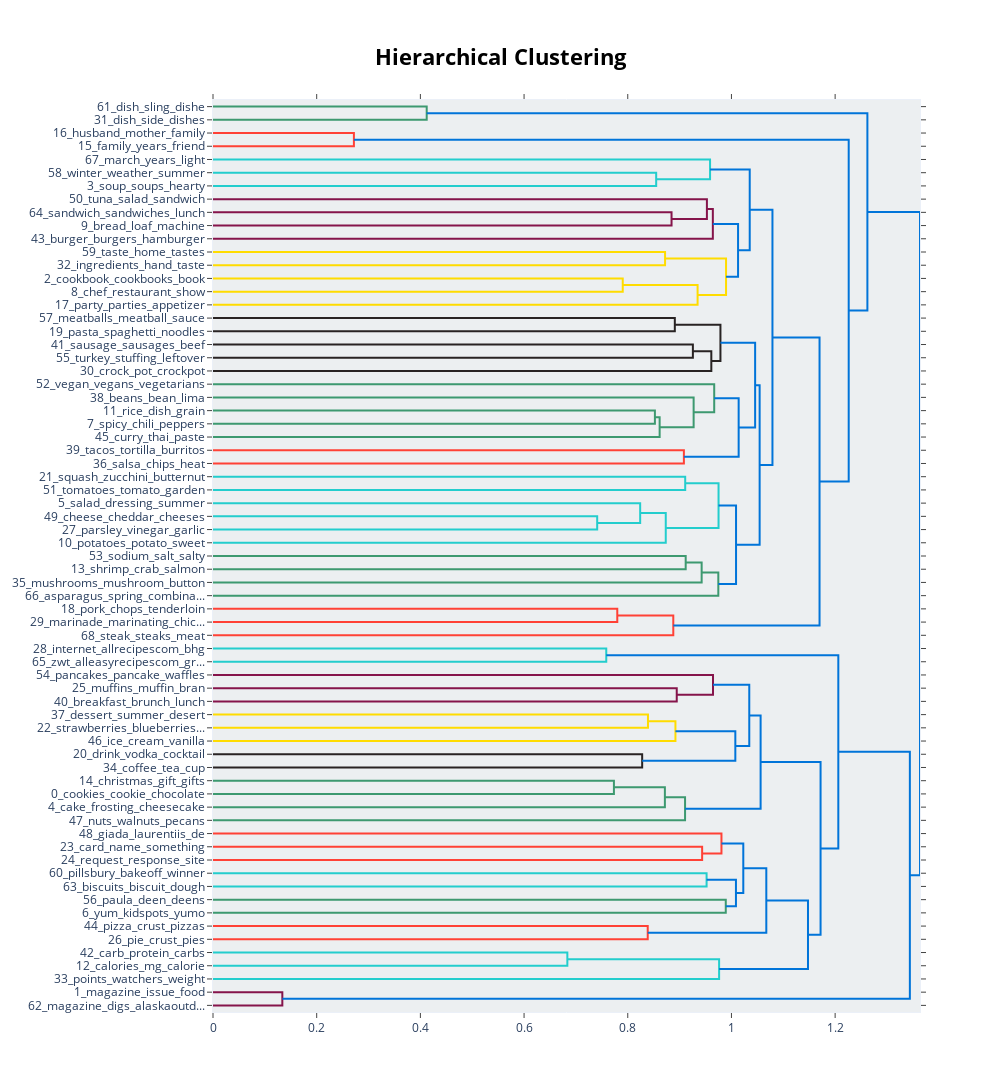

Notebook cell for this chart:
### Code cell
# Visualisation des hiérarchies entre les topics
topic_model.visualize_hierarchy()

### Figure 1 — Plotly figure (JSON) as saved in the notebook; plotly's stock layout.template omitted (floating-point values rounded to 4 significant figures)
{"data": [{"hoverinfo": "text", "marker": {"color": "rgb(61,153,112)"}, "mode": "lines", "type": "scatter", "x": [0, 0.4122, 0.4122, 0], "xaxis": "x", "y": [-5, -5, -15, -15], "yaxis": "y"}, {"hoverinfo": "text", "marker": {"color": "rgb(255,65,54)"}, "mode": "lines", "type": "scatter", "x": [0, 0.2718, 0.2718, 0], "xaxis": "x", "y": [-25, -25, -35, -35], "yaxis": "y"}, {"hoverinfo": "text", "marker": {"color": "rgb(35,205,205)"}, "mode": "lines", "type": "scatter", "x": [0, 0.8548, 0.8548, 0], "xaxis": "x", "y": [-55, -55, -65, -65], "yaxis": "y"}, {"hoverinfo": "text", "marker": {"color": "rgb(35,205,205)"}, "mode": "lines", "type": "scatter", "x": [0, 0.9588, 0.9588, 0.8548], "xaxis": "x", "y": [-45, -45, -60, -60], "yaxis": "y"}, {"hoverinfo": "text", "marker": {"color": "rgb(133,20,75)"}, "mode": "lines", "type": "scatter", "x": [0, 0.8845, 0.8845, 0], "xaxis": "x", "y": [-85, -85, -95, -95], "yaxis": "y"}, {"hoverinfo": "text", "marker": {"color": "rgb(133,20,75)"}, "mode": "lines", "type": "scatter", "x": [0, 0.9527, 0.9527, 0.8845], "xaxis": "x", "y": [-75, -75, -90, -90], "yaxis": "y"}, {"hoverinfo": "text", "marker": {"color": "rgb(133,20,75)"}, "mode": "lines", "type": "scatter", "x": [0.9527, 0.9641, 0.9641, 0], "xaxis": "x", "y": [-82.5, -82.5, -105, -105], "yaxis": "y"}, {"hoverinfo": "text", "marker": {"color": "rgb(255,220,0)"}, "mode": "lines", "type": "scatter", "x": [0, 0.872, 0.872, 0], "xaxis": "x", "y": [-115, -115, -125, -125], "yaxis": "y"}, {"hoverinfo": "text", "marker": {"color": "rgb(255,220,0)"}, "mode": "lines", "type": "scatter", "x": [0, 0.7903, 0.7903, 0], "xaxis": "x", "y": [-135, -135, -145, -145], "yaxis": "y"}, {"hoverinfo": "text", "marker": {"color": "rgb(255,220,0)"}, "mode": "lines", "type": "scatter", "x": [0.7903, 0.9347, 0.9347, 0], "xaxis": "x", "y": [-140, -140, -155, -155], "yaxis": "y"}, {"hoverinfo": "text", "marker": {"color": "rgb(255,220,0)"}, "mode": "lines", "type": "scatter", "x": [0.872, 0.9896, 0.9896, 0.9347], "xaxis": "x", "y": [-120, -120, -147.5, -147.5], "yaxis": "y"}, {"hoverinfo": "text", "marker": {"color": "rgb(0,116,217)"}, "mode": "lines", "type": "scatter", "x": [0.9641, 1.013, 1.013, 0.9896], "xaxis": "x", "y": [-93.75, -93.75, -133.8, -133.8], "yaxis": "y"}, {"hoverinfo": "text", "marker": {"color": "rgb(0,116,217)"}, "mode": "lines", "type": "scatter", "x": [0.9588, 1.035, 1.035, 1.013], "xaxis": "x", "y": [-52.5, -52.5, -113.8, -113.8], "yaxis": "y"}, {"hoverinfo": "text", "marker": {"color": "rgb(40,35,35)"}, "mode": "lines", "type": "scatter", "x": [0, 0.8908, 0.8908, 0], "xaxis": "x", "y": [-165, -165, -175, -175], "yaxis": "y"}, {"hoverinfo": "text", "marker": {"color": "rgb(40,35,35)"}, "mode": "lines", "type": "scatter", "x": [0, 0.9256, 0.9256, 0], "xaxis": "x", "y": [-185, -185, -195, -195], "yaxis": "y"}, {"hoverinfo": "text", "marker": {"color": "rgb(40,35,35)"}, "mode": "lines", "type": "scatter", "x": [0.9256, 0.9612, 0.9612, 0], "xaxis": "x", "y": [-190, -190, -205, -205], "yaxis": "y"}, {"hoverinfo": "text", "marker": {"color": "rgb(40,35,35)"}, "mode": "lines", "type": "scatter", "x": [0.8908, 0.9788, 0.9788, 0.9612], "xaxis": "x", "y": [-170, -170, -197.5, -197.5], "yaxis": "y"}, {"hoverinfo": "text", "marker": {"color": "rgb(61,153,112)"}, "mode": "lines", "type": "scatter", "x": [0, 0.8524, 0.8524, 0], "xaxis": "x", "y": [-235, -235, -245, -245], "yaxis": "y"}, {"hoverinfo": "text", "marker": {"color": "rgb(61,153,112)"}, "mode": "lines", "type": "scatter", "x": [0.8524, 0.8615, 0.8615, 0], "xaxis": "x", "y": [-240, -240, -255, -255], "yaxis": "y"}, {"hoverinfo": "text", "marker": {"color": "rgb(61,153,112)"}, "mode": "lines", "type": "scatter", "x": [0, 0.9271, 0.9271, 0.8615], "xaxis": "x", "y": [-225, -225, -247.5, -247.5], "yaxis": "y"}, {"hoverinfo": "text", "marker": {"color": "rgb(61,153,112)"}, "mode": "lines", "type": "scatter", "x": [0, 0.9668, 0.9668, 0.9271], "xaxis": "x", "y": [-215, -215, -236.2, -236.2], "yaxis": "y"}, {"hoverinfo": "text", "marker": {"color": "rgb(255,65,54)"}, "mode": "lines", "type": "scatter", "x": [0, 0.9083, 0.9083, 0], "xaxis": "x", "y": [-265, -265, -275, -275], "yaxis": "y"}, {"hoverinfo": "text", "marker": {"color": "rgb(0,116,217)"}, "mode": "lines", "type": "scatter", "x": [0.9668, 1.014, 1.014, 0.9083], "xaxis": "x", "y": [-225.6, -225.6, -270, -270], "yaxis": "y"}, {"hoverinfo": "text", "marker": {"color": "rgb(0,116,217)"}, "mode": "lines", "type": "scatter", "x": [0.9788, 1.046, 1.046, 1.014], "xaxis": "x", "y": [-183.8, -183.8, -247.8, -247.8], "yaxis": "y"}, {"hoverinfo": "text", "marker": {"color": "rgb(35,205,205)"}, "mode": "lines", "type": "scatter", "x": [0, 0.9108, 0.9108, 0], "xaxis": "x", "y": [-285, -285, -295, -295], "yaxis": "y"}, {"hoverinfo": "text", "marker": {"color": "rgb(35,205,205)"}, "mode": "lines", "type": "scatter", "x": [0, 0.741, 0.741, 0], "xaxis": "x", "y": [-315, -315, -325, -325], "yaxis": "y"}, {"hoverinfo": "text", "marker": {"color": "rgb(35,205,205)"}, "mode": "lines", "type": "scatter", "x": [0, 0.8239, 0.8239, 0.741], "xaxis": "x", "y": [-305, -305, -320, -320], "yaxis": "y"}, {"hoverinfo": "text", "marker": {"color": "rgb(35,205,205)"}, "mode": "lines", "type": "scatter", "x": [0.8239, 0.8733, 0.8733, 0], "xaxis": "x", "y": [-312.5, -312.5, -335, -335], "yaxis": "y"}, {"hoverinfo": "text", "marker": {"color": "rgb(35,205,205)"}, "mode": "lines", "type": "scatter", "x": [0.9108, 0.9751, 0.9751, 0.8733], "xaxis": "x", "y": [-290, -290, -323.8, -323.8], "yaxis": "y"}, {"hoverinfo": "text", "marker": {"color": "rgb(61,153,112)"}, "mode": "lines", "type": "scatter", "x": [0, 0.9118, 0.9118, 0], "xaxis": "x", "y": [-345, -345, -355, -355], "yaxis": "y"}, {"hoverinfo": "text", "marker": {"color": "rgb(61,153,112)"}, "mode": "lines", "type": "scatter", "x": [0.9118, 0.9425, 0.9425, 0], "xaxis": "x", "y": [-350, -350, -365, -365], "yaxis": "y"}, {"hoverinfo": "text", "marker": {"color": "rgb(61,153,112)"}, "mode": "lines", "type": "scatter", "x": [0.9425, 0.9747, 0.9747, 0], "xaxis": "x", "y": [-357.5, -357.5, -375, -375], "yaxis": "y"}, {"hoverinfo": "text", "marker": {"color": "rgb(0,116,217)"}, "mode": "lines", "type": "scatter", "x": [0.9751, 1.009, 1.009, 0.9747], "xaxis": "x", "y": [-306.9, -306.9, -366.2, -366.2], "yaxis": "y"}, {"hoverinfo": "text", "marker": {"color": "rgb(0,116,217)"}, "mode": "lines", "type": "scatter", "x": [1.046, 1.054, 1.054, 1.009], "xaxis": "x", "y": [-215.8, -215.8, -336.6, -336.6], "yaxis": "y"}, {"hoverinfo": "text", "marker": {"color": "rgb(0,116,217)"}, "mode": "lines", "type": "scatter", "x": [1.035, 1.079, 1.079, 1.054], "xaxis": "x", "y": [-83.12, -83.12, -276.2, -276.2], "yaxis": "y"}, {"hoverinfo": "text", "marker": {"color": "rgb(255,65,54)"}, "mode": "lines", "type": "scatter", "x": [0, 0.7798, 0.7798, 0], "xaxis": "x", "y": [-385, -385, -395, -395], "yaxis": "y"}, {"hoverinfo": "text", "marker": {"color": "rgb(255,65,54)"}, "mode": "lines", "type": "scatter", "x": [0.7798, 0.8878, 0.8878, 0], "xaxis": "x", "y": [-390, -390, -405, -405], "yaxis": "y"}, {"hoverinfo": "text", "marker": {"color": "rgb(0,116,217)"}, "mode": "lines", "type": "scatter", "x": [1.079, 1.17, 1.17, 0.8878], "xaxis": "x", "y": [-179.6, -179.6, -397.5, -397.5], "yaxis": "y"}, {"hoverinfo": "text", "marker": {"color": "rgb(0,116,217)"}, "mode": "lines", "type": "scatter", "x": [0.2718, 1.226, 1.226, 1.17], "xaxis": "x", "y": [-30, -30, -288.6, -288.6], "yaxis": "y"}, {"hoverinfo": "text", "marker": {"color": "rgb(0,116,217)"}, "mode": "lines", "type": "scatter", "x": [0.4122, 1.262, 1.262, 1.226], "xaxis": "x", "y": [-10, -10, -159.3, -159.3], "yaxis": "y"}, {"hoverinfo": "text", "marker": {"color": "rgb(35,205,205)"}, "mode": "lines", "type": "scatter", "x": [0, 0.7585, 0.7585, 0], "xaxis": "x", "y": [-415, -415, -425, -425], "yaxis": "y"}, {"hoverinfo": "text", "marker": {"color": "rgb(133,20,75)"}, "mode": "lines", "type": "scatter", "x": [0, 0.8945, 0.8945, 0], "xaxis": "x", "y": [-445, -445, -455, -455], "yaxis": "y"}, {"hoverinfo": "text", "marker": {"color": "rgb(133,20,75)"}, "mode": "lines", "type": "scatter", "x": [0, 0.9644, 0.9644, 0.8945], "xaxis": "x", "y": [-435, -435, -450, -450], "yaxis": "y"}, {"hoverinfo": "text", "marker": {"color": "rgb(255,220,0)"}, "mode": "lines", "type": "scatter", "x": [0, 0.839, 0.839, 0], "xaxis": "x", "y": [-465, -465, -475, -475], "yaxis": "y"}, {"hoverinfo": "text", "marker": {"color": "rgb(255,220,0)"}, "mode": "lines", "type": "scatter", "x": [0.839, 0.892, 0.892, 0], "xaxis": "x", "y": [-470, -470, -485, -485], "yaxis": "y"}, {"hoverinfo": "text", "marker": {"color": "rgb(40,35,35)"}, "mode": "lines", "type": "scatter", "x": [0, 0.8278, 0.8278, 0], "xaxis": "x", "y": [-495, -495, -505, -505], "yaxis": "y"}, {"hoverinfo": "text", "marker": {"color": "rgb(0,116,217)"}, "mode": "lines", "type": "scatter", "x": [0.892, 1.007, 1.007, 0.8278], "xaxis": "x", "y": [-477.5, -477.5, -500, -500], "yaxis": "y"}, {"hoverinfo": "text", "marker": {"color": "rgb(0,116,217)"}, "mode": "lines", "type": "scatter", "x": [0.9644, 1.034, 1.034, 1.007], "xaxis": "x", "y": [-442.5, -442.5, -488.8, -488.8], "yaxis": "y"}, {"hoverinfo": "text", "marker": {"color": "rgb(61,153,112)"}, "mode": "lines", "type": "scatter", "x": [0, 0.7733, 0.7733, 0], "xaxis": "x", "y": [-515, -515, -525, -525], "yaxis": "y"}, {"hoverinfo": "text", "marker": {"color": "rgb(61,153,112)"}, "mode": "lines", "type": "scatter", "x": [0.7733, 0.8716, 0.8716, 0], "xaxis": "x", "y": [-520, -520, -535, -535], "yaxis": "y"}, {"hoverinfo": "text", "marker": {"color": "rgb(61,153,112)"}, "mode": "lines", "type": "scatter", "x": [0.8716, 0.9105, 0.9105, 0], "xaxis": "x", "y": [-527.5, -527.5, -545, -545], "yaxis": "y"}, {"hoverinfo": "text", "marker": {"color": "rgb(0,116,217)"}, "mode": "lines", "type": "scatter", "x": [1.034, 1.056, 1.056, 0.9105], "xaxis": "x", "y": [-465.6, -465.6, -536.2, -536.2], "yaxis": "y"}, {"hoverinfo": "text", "marker": {"color": "rgb(255,65,54)"}, "mode": "lines", "type": "scatter", "x": [0, 0.9435, 0.9435, 0], "xaxis": "x", "y": [-565, -565, -575, -575], "yaxis": "y"}, {"hoverinfo": "text", "marker": {"color": "rgb(255,65,54)"}, "mode": "lines", "type": "scatter", "x": [0, 0.9807, 0.9807, 0.9435], "xaxis": "x", "y": [-555, -555, -570, -570], "yaxis": "y"}, {"hoverinfo": "text", "marker": {"color": "rgb(35,205,205)"}, "mode": "lines", "type": "scatter", "x": [0, 0.9521, 0.9521, 0], "xaxis": "x", "y": [-585, -585, -595, -595], "yaxis": "y"}, {"hoverinfo": "text", "marker": {"color": "rgb(61,153,112)"}, "mode": "lines", "type": "scatter", "x": [0, 0.9891, 0.9891, 0], "xaxis": "x", "y": [-605, -605, -615, -615], "yaxis": "y"}, {"hoverinfo": "text", "marker": {"color": "rgb(0,116,217)"}, "mode": "lines", "type": "scatter", "x": [0.9521, 1.009, 1.009, 0.9891], "xaxis": "x", "y": [-590, -590, -610, -610], "yaxis": "y"}, {"hoverinfo": "text", "marker": {"color": "rgb(0,116,217)"}, "mode": "lines", "type": "scatter", "x": [0.9807, 1.023, 1.023, 1.009], "xaxis": "x", "y": [-562.5, -562.5, -600, -600], "yaxis": "y"}, {"hoverinfo": "text", "marker": {"color": "rgb(255,65,54)"}, "mode": "lines", "type": "scatter", "x": [0, 0.8385, 0.8385, 0], "xaxis": "x", "y": [-625, -625, -635, -635], "yaxis": "y"}, {"hoverinfo": "text", "marker": {"color": "rgb(0,116,217)"}, "mode": "lines", "type": "scatter", "x": [1.023, 1.067, 1.067, 0.8385], "xaxis": "x", "y": [-581.2, -581.2, -630, -630], "yaxis": "y"}, {"hoverinfo": "text", "marker": {"color": "rgb(35,205,205)"}, "mode": "lines", "type": "scatter", "x": [0, 0.6835, 0.6835, 0], "xaxis": "x", "y": [-645, -645, -655, -655], "yaxis": "y"}, {"hoverinfo": "text", "marker": {"color": "rgb(35,205,205)"}, "mode": "lines", "type": "scatter", "x": [0.6835, 0.9762, 0.9762, 0], "xaxis": "x", "y": [-650, -650, -665, -665], "yaxis": "y"}, {"hoverinfo": "text", "marker": {"color": "rgb(0,116,217)"}, "mode": "lines", "type": "scatter", "x": [1.067, 1.148, 1.148, 0.9762], "xaxis": "x", "y": [-605.6, -605.6, -657.5, -657.5], "yaxis": "y"}, {"hoverinfo": "text", "marker": {"color": "rgb(0,116,217)"}, "mode": "lines", "type": "scatter", "x": [1.056, 1.172, 1.172, 1.148], "xaxis": "x", "y": [-500.9, -500.9, -631.6, -631.6], "yaxis": "y"}, {"hoverinfo": "text", "marker": {"color": "rgb(0,116,217)"}, "mode": "lines", "type": "scatter", "x": [0.7585, 1.206, 1.206, 1.172], "xaxis": "x", "y": [-420, -420, -566.2, -566.2], "yaxis": "y"}, {"hoverinfo": "text", "marker": {"color": "rgb(133,20,75)"}, "mode": "lines", "type": "scatter", "x": [0, 0.1337, 0.1337, 0], "xaxis": "x", "y": [-675, -675, -685, -685], "yaxis": "y"}, {"hoverinfo": "text", "marker": {"color": "rgb(0,116,217)"}, "mode": "lines", "type": "scatter", "x": [1.206, 1.344, 1.344, 0.1337], "xaxis": "x", "y": [-493.1, -493.1, -680, -680], "yaxis": "y"}, {"hoverinfo": "text", "marker": {"color": "rgb(0,116,217)"}, "mode": "lines", "type": "scatter", "x": [1.262, 1.364, 1.364, 1.344], "xaxis": "x", "y": [-84.64, -84.64, -586.6, -586.6], "yaxis": "y"}], "layout": {"autosize": false, "height": 1235, "hoverlabel": {"bgcolor": "white", "font": {"family": "Rockwell", "size": 16}}, "hovermode": "closest", "plot_bgcolor": "#ECEFF1", "showlegend": false, "title": {"font": {"color": "Black", "size": 22}, "text": "<b>Hierarchical Clustering</b>", "x": 0.5, "xanchor": "center", "yanchor": "top"}, "width": 1000, "xaxis": {"mirror": "allticks", "rangemode": "tozero", "showgrid": false, "showline": true, "showticklabels": true, "ticks": "outside", "type": "linear", "zeroline": false}, "yaxis": {"mirror": "allticks", "range": [-690, 0], "rangemode": "tozero", "showgrid": false, "showline": true, "showticklabels": true, "tickmode": "array", "ticks": "outside", "ticktext": ["61_dish_sling_dishe", "31_dish_side_dishes", "16_husband_mother_family", "15_family_years_friend", "67_march_years_light", "58_winter_weather_summer", "3_soup_soups_hearty", "50_tuna_salad_sandwich", "64_sandwich_sandwiches_lunch", "9_bread_loaf_machine", "43_burger_burgers_hamburger", "59_taste_home_tastes", "32_ingredients_hand_taste", "2_cookbook_cookbooks_book", "8_chef_restaurant_show", "17_party_parties_appetizer", "57_meatballs_meatball_sauce", "19_pasta_spaghetti_noodles", "41_sausage_sausages_beef", "55_turkey_stuffing_leftover", "30_crock_pot_crockpot", "52_vegan_vegans_vegetarians", "38_beans_bean_lima", "11_rice_dish_grain", "7_spicy_chili_peppers", "45_curry_thai_paste", "39_tacos_tortilla_burritos", "36_salsa_chips_heat", "21_squash_zucchini_butternut", "51_tomatoes_tomato_garden", "5_salad_dressing_summer", "49_cheese_cheddar_cheeses", "27_parsley_vinegar_garlic", "10_potatoes_potato_sweet", "53_sodium_salt_salty", "13_shrimp_crab_salmon", "35_mushrooms_mushroom_button", "66_asparagus_spring_combina...", "18_pork_chops_tenderloin", "29_marinade_marinating_chic...", "68_steak_steaks_meat", "28_internet_allrecipescom_bhg", "65_zwt_alleasyrecipescom_gr...", "54_pancakes_pancake_waffles", "25_muffins_muffin_bran", "40_breakfast_brunch_lunch", "37_dessert_summer_desert", "22_strawberries_blueberries...", "46_ice_cream_vanilla", "20_drink_vodka_cocktail", "34_coffee_tea_cup", "14_christmas_gift_gifts", "0_cookies_cookie_chocolate", "4_cake_frosting_cheesecake", "47_nuts_walnuts_pecans", "48_giada_laurentiis_de", "23_card_name_something", "24_request_response_site", "60_pillsbury_bakeoff_winner", "63_biscuits_biscuit_dough", "56_paula_deen_deens", "6_yum_kidspots_yumo", "44_pizza_crust_pizzas", "26_pie_crust_pies", "42_carb_protein_carbs", "12_calories_mg_calorie", "33_points_watchers_weight", "1_magazine_issue_food", "62_magazine_digs_alaskaoutd..."], "tickvals": [-5, -15, -25, -35, -45, -55, -65, -75, -85, -95, -105, -115, -125, -135, -145, -155, -165, -175, -185, -195, -205, -215, -225, -235, -245, -255, -265, -275, -285, -295, -305, -315, -325, -335, -345, -355, -365, -375, -385, -395, -405, -415, -425, -435, -445, -455, -465, -475, -485, -495, -505, -515, -525, -535, -545, -555, -565, -575, -585, -595, -605, -615, -625, -635, -645, -655, -665, -675, -685], "type": "linear", "zeroline": false}}}
